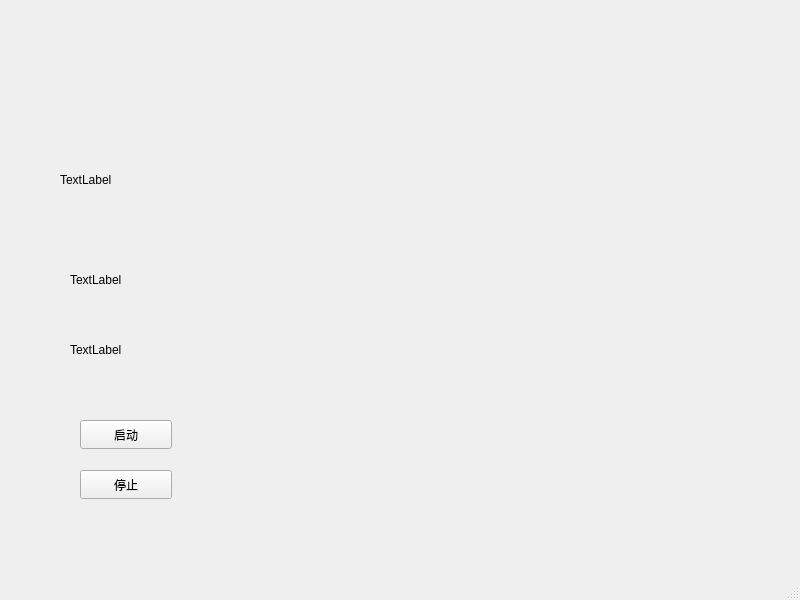
<?xml version="1.0" encoding="UTF-8"?>
<ui version="4.0">
 <class>MainWindow</class>
 <widget class="QMainWindow" name="MainWindow">
  <property name="geometry">
   <rect>
    <x>0</x>
    <y>0</y>
    <width>800</width>
    <height>600</height>
   </rect>
  </property>
  <property name="windowTitle">
   <string>MainWindow</string>
  </property>
  <widget class="QWidget" name="centralwidget">
   <widget class="QLabel" name="timer1">
    <property name="geometry">
     <rect>
      <x>60</x>
      <y>170</y>
      <width>69</width>
      <height>20</height>
     </rect>
    </property>
    <property name="text">
     <string>TextLabel</string>
    </property>
   </widget>
   <widget class="QLabel" name="timer2">
    <property name="geometry">
     <rect>
      <x>70</x>
      <y>270</y>
      <width>69</width>
      <height>20</height>
     </rect>
    </property>
    <property name="text">
     <string>TextLabel</string>
    </property>
   </widget>
   <widget class="QLabel" name="timer3">
    <property name="geometry">
     <rect>
      <x>70</x>
      <y>340</y>
      <width>69</width>
      <height>20</height>
     </rect>
    </property>
    <property name="text">
     <string>TextLabel</string>
    </property>
   </widget>
   <widget class="QPushButton" name="btn_start">
    <property name="geometry">
     <rect>
      <x>80</x>
      <y>420</y>
      <width>92</width>
      <height>29</height>
     </rect>
    </property>
    <property name="text">
     <string>启动</string>
    </property>
   </widget>
   <widget class="QPushButton" name="btn_pause">
    <property name="geometry">
     <rect>
      <x>80</x>
      <y>470</y>
      <width>92</width>
      <height>29</height>
     </rect>
    </property>
    <property name="text">
     <string>停止</string>
    </property>
   </widget>
  </widget>
  <widget class="QMenuBar" name="menubar">
   <property name="geometry">
    <rect>
     <x>0</x>
     <y>0</y>
     <width>800</width>
     <height>25</height>
    </rect>
   </property>
  </widget>
  <widget class="QStatusBar" name="statusbar"/>
 </widget>
 <resources/>
 <connections/>
</ui>
